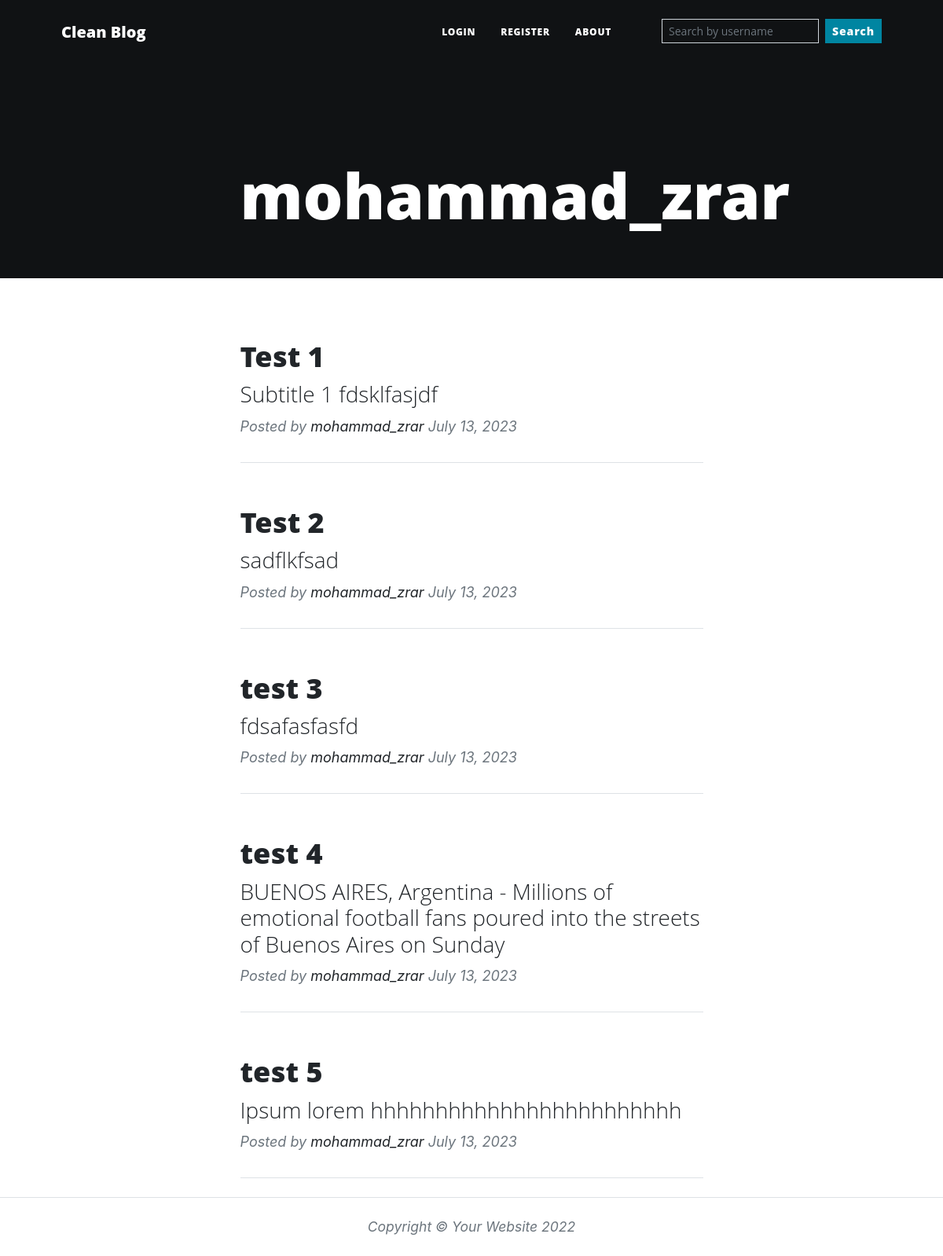
The app's page /mohammad_zrar/all-blogs, older data.
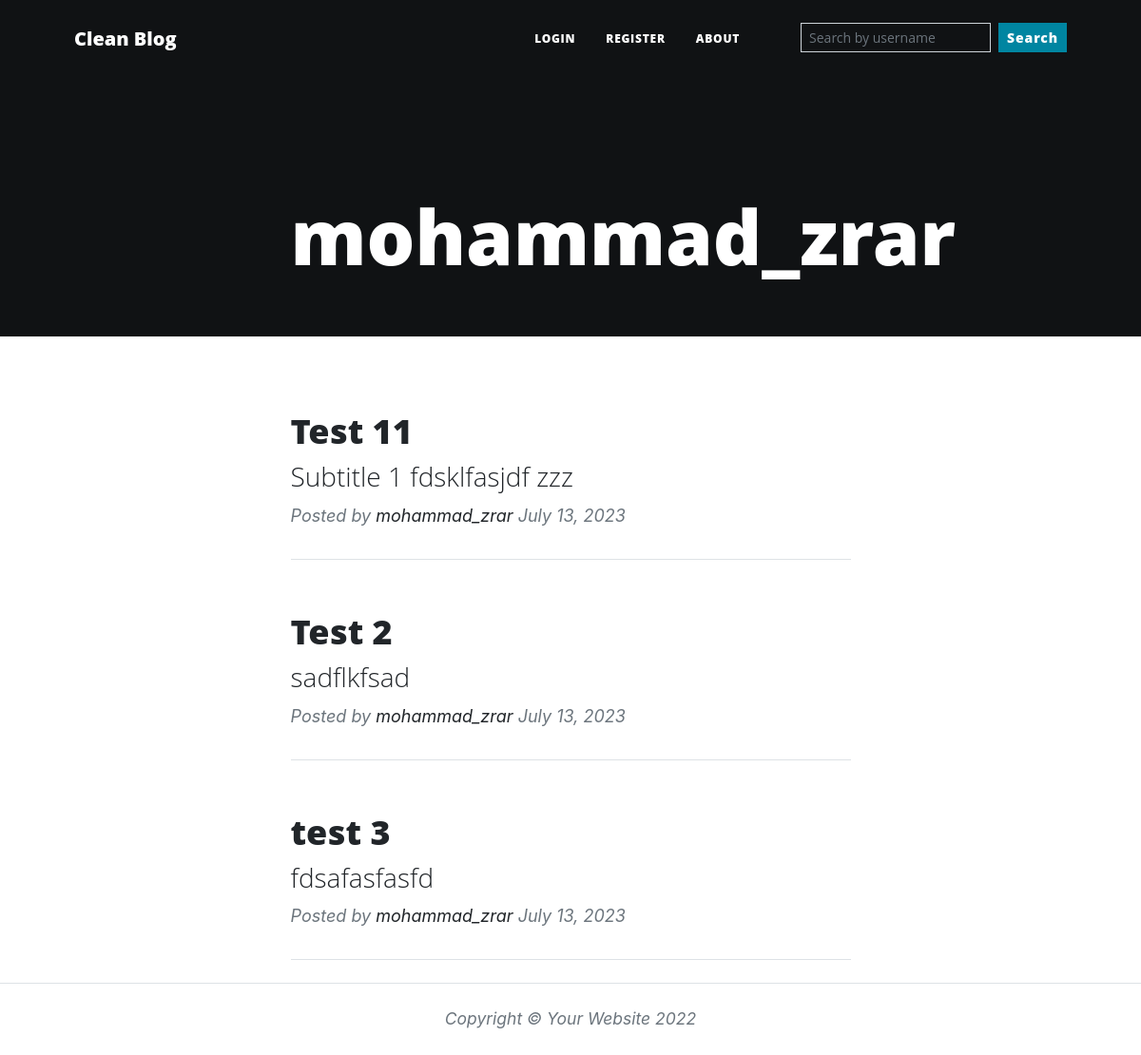
The same page, newer data.
### main.py (models this page shows)
class User(UserMixin, db.Model):
    __tablename__ = "users"
    id = db.Column(db.Integer, primary_key=True)
    email = db.Column(db.String(100))
    username = db.Column(db.String(100), unique=True)
    password = db.Column(db.String(100))
    bg_color = db.Column(db.String(7))
    bio = db.Column(db.String(250))
    blogs = db.relationship("BlogPost", back_populates="author")
    comments = db.relationship("Comment", back_populates="comment_author")
    favouring = db.relationship(
        'User', secondary=favorites,
        primaryjoin=(favorites.c.favorite_id == id),
        secondaryjoin=(favorites.c.favouring_id == id),
        backref=db.backref('favorites', lazy='dynamic'),
        lazy='dynamic'
    )

class BlogPost(db.Model):
    __tablename__ = "blog_posts"
    id = db.Column(db.Integer, primary_key=True)
    author_id = db.Column(db.Integer, db.ForeignKey("users.id"))
    author = relationship("User", back_populates="blogs")
    title = db.Column(db.String(250), unique=True, nullable=False)
    subtitle = db.Column(db.String(250), nullable=False)
    date = db.Column(db.String(250), nullable=False)
    body = db.Column(db.Text, nullable=False)
    img_url = db.Column(db.String(250), nullable=False)
    comments = relationship("Comment", back_populates="parent_post")

### main.py (the view)
@app.route('/<string:username>/all-blogs')
def all_blogs(username):
    user = User.query.filter_by(username=username).first()
    if user is None:
        return "There is no user with that username"
    blogs = db.session.query(BlogPost).filter(BlogPost.author_id == user.id).all()
    return render_template("all-blogs.html", all_blogs=blogs, user=user)

### templates/all-blogs.html (shortened to what this page needs)
{% extends 'base.html' %}
{% block content %}
{% include "./layout/navbar.html" %}
{% include "./layout/header.html" %}
    <div class="container px-4 px-lg-5">
        {% for blog in all_blogs %}
      <div class="row gx-4 gx-lg-5 justify-content-center">
        <div class="col-md-10 col-lg-8 col-xl-7">
          <div class="post-preview">
            <a href="{{ url_for('blog', username=blog.author.username, blog_id=blog.id) }}">
              <h2 class="post-title">
                {{ blog.title }}
              </h2>
              <h3 class="post-subtitle">
                {{ blog.subtitle }}
              </h3>
            </a>
            <p class="post-meta">
              Posted by
              <a href="{{ url_for('user_blogs', username=blog.author.username) }}">{{blog.author.username}}</a>
              {{ blog.date }}
            </p>
          </div>
          <hr class="my-4" />
        </div>
      </div>
        {% endfor %}
    </div>
{% include "./layout/footer.html" %}
{% endblock %}

### templates/base.html (shortened to what this page needs)
<!DOCTYPE html>
<html lang="en">
<head>
    <link href="{{ url_for('static', filename='css/styles.css')}}" rel="stylesheet">
    <link href="{{ url_for('static', filename='my/styles.css')}}" rel="stylesheet">
    <link rel="stylesheet" href="https://cdn.jsdelivr.net/npm/bootstrap-icons@1.3.0/font/bootstrap-icons.css">
</head>
<body>
{% block content%}{% endblock %}
</body>
</html>

### templates/layout/navbar.html (shortened to what this page needs)
<nav class="navbar navbar-expand-lg navbar-light" id="mainNav">
    <div class="container px-4 px-lg-5">
        <a class="navbar-brand" href="{{ url_for('home') }}">Clean Blog</a>
        <div class="collapse navbar-collapse" id="navbarResponsive">
            <ul class="navbar-nav ms-auto py-4 py-lg-0">
                {% if not current_user.is_authenticated: %}
                <li class="nav-item"><a class="nav-link px-lg-3 py-3 py-lg-4" href="{{ url_for('login') }}">Login</a></li>
                <li class="nav-item"><a class="nav-link px-lg-3 py-3 py-lg-4" href="">Register</a></li>
                {% endif %}
                <li class="nav-item me-5"><a class="nav-link px-lg-3 py-3 py-lg-4" href="about.html">About</a></li>
                <li class="nav-item ms-5-lg">
                    <form class="d-flex mt-3 nav-search" method="get" action="{{ url_for('search') }}">
                        <input class="form-control form-control-sm me-2 bg-transparent text-light" type="search"
                               placeholder="Search by username" name="search" aria-label="Search">
                        <button class="btn btn-sm btn-primary text-transparent" type="submit">Search</button>
                    </form>
                </li>
            </ul>
        </div>
    </div>
</nav>

### templates/layout/header.html (shortened to what this page needs)
<header class="masthead pb-5" style="background-color: #{{ user.bg_color }};">
    <div class="container position-relative px-4 px-lg-5">
        <div class="row gx-4 gx-lg-5 justify-content-center">
            <div class="col-md-10 col-lg-8 col-xl-7">
                <div class="site-heading">
                    <h1 class="h1-header">{{ user.username }}</h1>
                </div>
            </div>
        </div>
    </div>
</header>

### templates/layout/footer.html (shortened to what this page needs)
  <footer class="border-top py-4" >
    <div class="container">
      <div class="row gx-4 gx-lg-5 justify-content-center">
        <div class="col-md-10 col-lg-8 col-xl-7">
          <div class="small text-center text-muted fst-italic">Copyright &copy; Your Website 2022</div>
        </div>
      </div>
    </div>
  </footer>

Row changes from the older to the newer data that the page shows:
removed BlogPost: title "test 4", subtitle "BUENOS AIRES, Argentina - Millions of emotional football fans poured into the streets of Buenos Aires on Sunday", author.username "mohammad_zrar", date "July 13, 2023"
removed BlogPost: title "test 5", subtitle "Ipsum lorem hhhhhhhhhhhhhhhhhhhhhhhh", author.username "mohammad_zrar", date "July 13, 2023"
changed BlogPost: title "Test 1" → "Test 11"; subtitle "Subtitle 1 fdsklfasjdf" → "Subtitle 1 fdsklfasjdf zzz"
